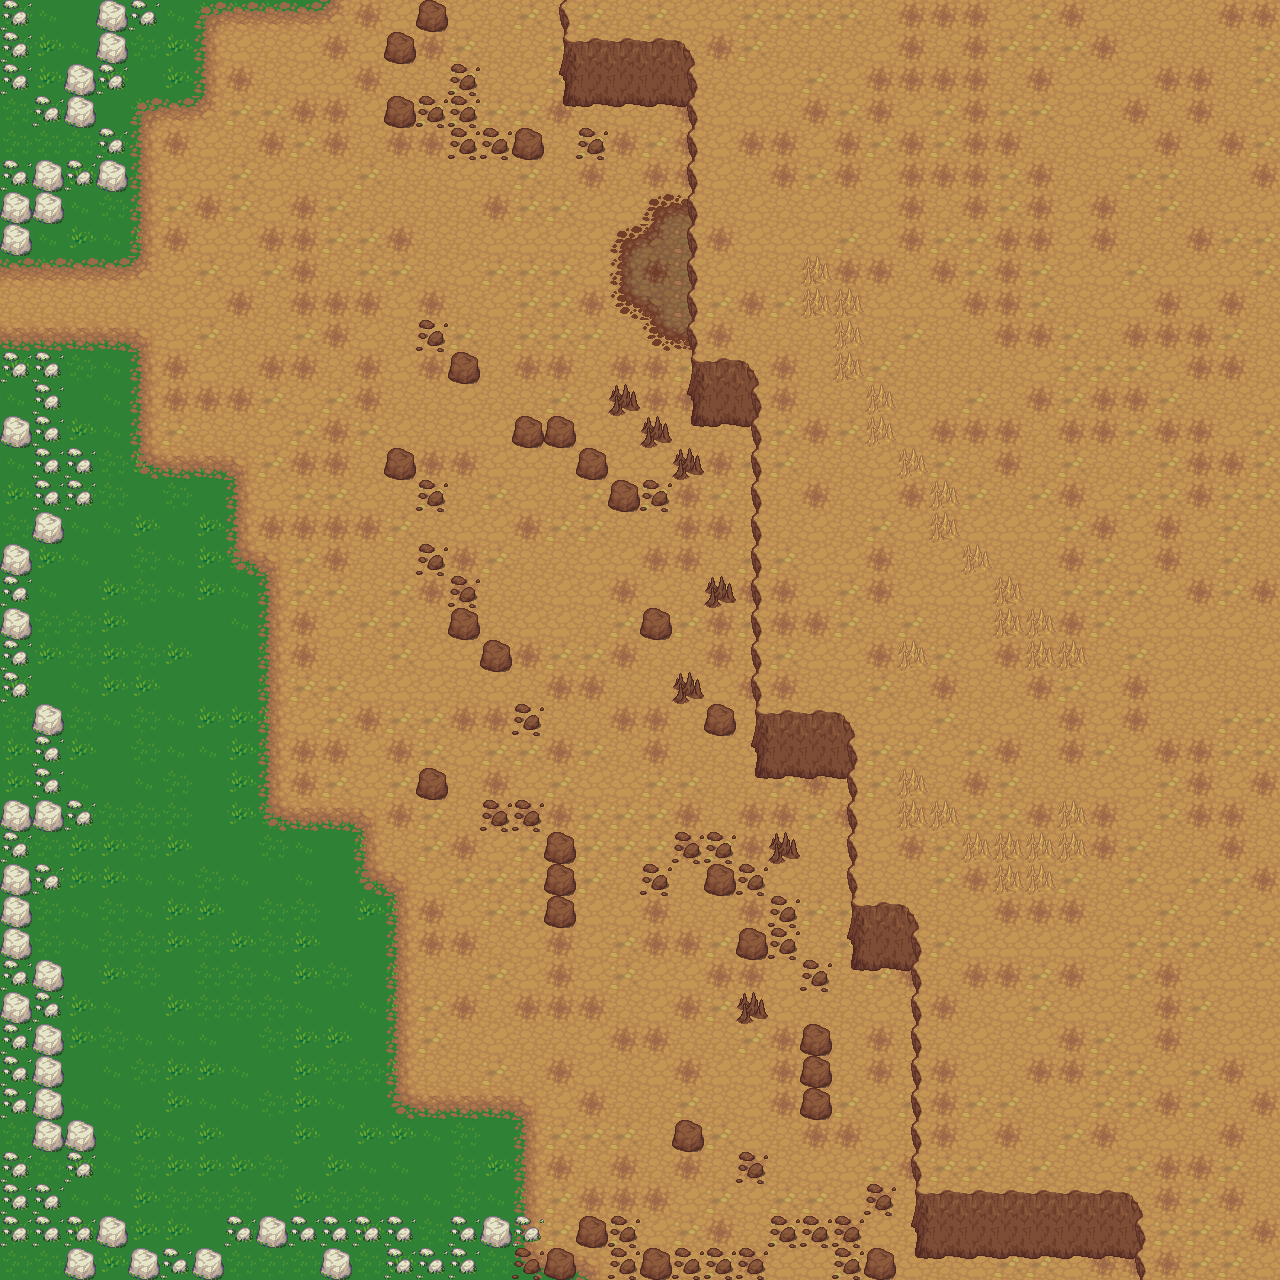

A 2D game scene composited from a Tiled map and its tileset images. What follows is a short description and the map's XML, with each tile layer's data collapsed to a summary:
An orthogonal 40x40 tile map with 32x32 px tiles, 8 tile layers (collision, Tile Layer 1, Tile Layer 2, Tile Layer 4, ...), 7 tilesets and 2 objects (2x tp).

<map version="1.0" orientation="orthogonal" renderorder="right-down" width="40" height="40" tilewidth="32" tileheight="32" nextobjectid="4">
 <properties>
  <property name="ennemy" value="3;4,544,256;3,256,96;2,320,800" />
  <property name="music" value="res/musics/Cafofo_-_MUSIC_-_Uplifting_converted.WAV" />
 </properties>
 <tileset firstgid="1" name="grass" tilewidth="32" tileheight="32" tilecount="18" columns="3">
  <image source="../tiles/grass.png" width="96" height="192" />
 </tileset>
 <tileset firstgid="19" name="dirt" tilewidth="32" tileheight="32" tilecount="18" columns="3">
  <image source="../tiles/dirt.png" width="96" height="192" />
 </tileset>
 <tileset firstgid="37" name="dirt2" tilewidth="32" tileheight="32" tilecount="18" columns="3">
  <image source="../tiles/dirt2.png" width="96" height="192" />
 </tileset>
 <tileset firstgid="55" name="mountains" tilewidth="32" tileheight="32" tilecount="108" columns="12">
  <image source="../tiles/mountains.png" width="384" height="288" />
 </tileset>
 <tileset firstgid="163" name="forest_tiles" tilewidth="32" tileheight="32" tilecount="256" columns="16">
  <image source="../tiles/forest_tiles.png" width="512" height="512" />
 </tileset>
 <tileset firstgid="419" name="tuto-slick2d-037-tuile-logic (1)" tilewidth="32" tileheight="32" tilecount="25" columns="5">
  <image source="../tiles/tuto-slick2d-037-tuile-logic (1).png" width="160" height="160" />
 </tileset>
 <tileset firstgid="444" name="youngwheat" tilewidth="32" tileheight="32" tilecount="18" columns="3">
  <image source="../tiles/youngwheat.png" width="96" height="192" />
 </tileset>
 <layer name="collision" width="40" height="40">
  <data>[1600 cells, 211 non-empty, 5 distinct tile ids]</data>
 </layer>
 <layer name="Tile Layer 1" width="40" height="40">
  <data>[1600 cells, 1600 non-empty, 4 distinct tile ids]</data>
 </layer>
 <layer name="Tile Layer 2" width="40" height="40">
  <data>[1600 cells, 1351 non-empty, 14 distinct tile ids]</data>
 </layer>
 <layer name="Tile Layer 4" width="40" height="40">
  <data>[1600 cells, 117 non-empty, 12 distinct tile ids]</data>
 </layer>
 <layer name="Tile Layer 3" width="40" height="40">
  <data>[1600 cells, 136 non-empty, 18 distinct tile ids]</data>
 </layer>
 <layer name="Tile Layer 5" width="40" height="40">
  <data>[1600 cells, 0 non-empty, 0 distinct tile ids]</data>
 </layer>
 <layer name="Tile Layer 6" width="40" height="40">
  <data>[1600 cells, 0 non-empty, 0 distinct tile ids]</data>
 </layer>
 <layer name="Tile Layer 7" width="40" height="40">
  <data>[1600 cells, 0 non-empty, 0 distinct tile ids]</data>
 </layer>
 <objectgroup name="Object Layer 1" width="50" height="50">
  <object id="1" type="tp" x="0" y="256" width="11" height="93">
   <properties>
    <property name="destMap" value="res/maps/map_2.tmx" />
    <property name="destX" value="1568" />
    <property name="destY" value="1088" />
   </properties>
  </object>
  <object id="3" type="tp" x="688" y="259" width="14" height="28">
   <properties>
    <property name="destMap" value="res/maps/dongeon_1.tmx" />
    <property name="destX" value="32" />
    <property name="destY" value="672" />
   </properties>
  </object>
 </objectgroup>
</map>
